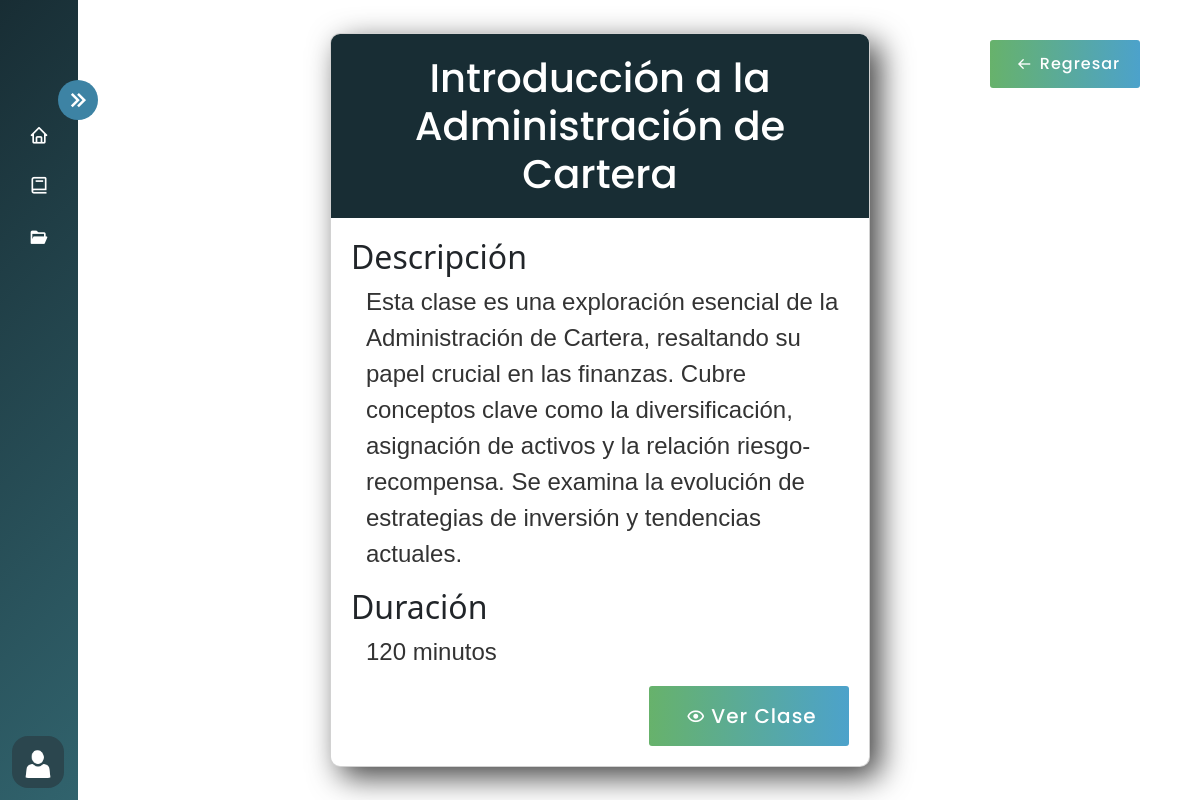
The page /usuario/ejecutar_clase/53/ (signed in) on the database its author committed.
### AppCursos/models.py (models this page shows, shortened)
class Clases(models.Model):
     nombre_clase=models.CharField(max_length=100)
     duracion_clase = models.IntegerField(blank=True, null=True)
     contenido_clase = models.URLField(max_length=200)
     descripcion_clase = models.TextField(max_length=300)
     estado_clase= models.BooleanField(default=False)
     orden_clase = models.IntegerField(blank=True, null=True)
     id_modulo= models.ForeignKey(Modulos, on_delete=models.CASCADE,null=False)
     class Meta:
          verbose_name_plural = 'Clases'

### AppUsuarios/views.py (the view)
# urls.py: path('ejecutar_clase/<int:clase_id>/',login_required( views.ejecutar_clase), name='ejecutar_clase'),
def ejecutar_clase(request, clase_id):
    clase = get_object_or_404(Clases, pk=clase_id)
    context = {
        'v_clases': clase,
        'user_id': request.user.id
    }
    return render(request, 'Templates_Usuarios/Cursos/ejecutar_clase.html', context)

### AppCursos/context_processors.py (called while the page is built)
def group_name(request):
    group_name = None
    if request.user.is_authenticated:
        group = Group.objects.filter(user=request.user).first()
        if group:
            group_name = group.name
    return {'group_name': group_name}

### Templates/Templates_Usuarios/Cursos/ejecutar_clase.html
{% extends 'Layout/Base.html' %}
{% load static %}
{% block content %}
<link rel="stylesheet" href="{% static 'Css/V_evaluacion.css' %}">
<body>
<div class="contenedor">
        <div class="card">
            <div class="header">
                <h1>
                    {{ v_clases.nombre_clase }}
                </h1>
            </div>
            <div class="body">
                <div class="content">
                    <h2>Descripción</h2>
                    <p class="message">{{ v_clases.descripcion_clase }}</p>
                    <h2>Duración</h2>
                    <p class="message">{{ v_clases.duracion_clase }} minutos</p>
                </div>
                <div class="ver-clase">
                <a href="{% url 'marcar_clase_como_vista' v_clases.id user.id %}" target="_blank">
                    <button class="clase-view">
                        <i class='bx bx-show'></i>
                            <span>Ver Clase</span>
                    </button>
                </a>
                </div>
        </div>
    </div>
</div>
<a href="{% url 'Modulos_Usuarios' %}" id="back2">
    <button class="back">
            <i class='bx bx-arrow-back'></i>
            <span>Regresar</span>
    </button>
</a>
</body>
{% endblock %}

### static/Css/Estilo.css (style rules this page uses)
body { overflow-x: hidden; }
* { margin: 0; padding: 0; box-sizing: border-box; }

### static/Css/V_evaluacion.css (style rules this page uses)
.contenedor { display: flex; align-items: center; justify-content: center; height: 100vh; }
.card { width: 45vw; background-color: #fff; box-shadow: 0 2px 5px rgba(0, 0, 0, 0.1); border-radius: 10px; overflow: hidden; box-shadow: 10px 10px 31px 0px rgba(0,0,0,0.75); -webkit-box-shadow: 10px 10px 31px 0px rgba(0,0,0,0.75); -moz-box-shadow: 10px 10px 31px 0px rgba(0,0,0,0.75); }
.header { background-color: #182d34; color: #fff; padding-top: 5px; padding-bottom: 5px; text-align: center; font-size: 18px; width: 100%; }
h1 { margin: 15px; font-family: 'Poppins', sans-serif; font-weight: 500; }
.body { padding: 20px; }
.message { margin-top: 0.5rem; color: #333; font-size: 1.5rem; padding-left: 15px; font-family: 'Latto', sans-serif; font-weight: 500; }
a { text-decoration: none; }
.clase-view { display: flex; height: 3em; width: 200px; padding: 15px; font-size: 20px; align-items: center; justify-content: center; border-radius: 3px; letter-spacing: 1px; transition: all 0.4s linear; cursor: pointer; border: none; background: linear-gradient(to right, #67b26b, #4ca2cb); color: #fff; transition: all 0.4s ease-in; font-family: 'Poppins', sans-serif; font-weight: 500; margin-left: auto; }
.clase-view>i { transition: all 0.4s ease-in; width: 30px; }
.back { align-items: center; position: fixed; top: 5%; right: 5%; display: flex; height: 3em; width: 150px; padding: 10px; font-size: 16px; align-items: center; justify-content: center; border-radius: 3px; letter-spacing: 1px; transition: all 0.4s linear; cursor: pointer; border: none; background: linear-gradient(to right, #67b26b, #4ca2cb); color: #fff; transition: all 0.4s ease-in; font-family: 'Poppins', sans-serif ; font-weight: 500; }
.back>i { transition: all 0.4s ease-in; width: 30px; }

### rows shown on the page
Clases: nombre_clase "Introducción a la Administración de Cartera", descripcion_clase "Esta clase es una exploración esencial de la Administración de Cartera, resaltando su papel crucial en las finanzas. Cubre conceptos clave como la diversificación, asignación de activos y la relación riesgo-recompensa. Se examina la evolución de estrategias de inversión y tendencias actuales.", duracion_clase "120"
